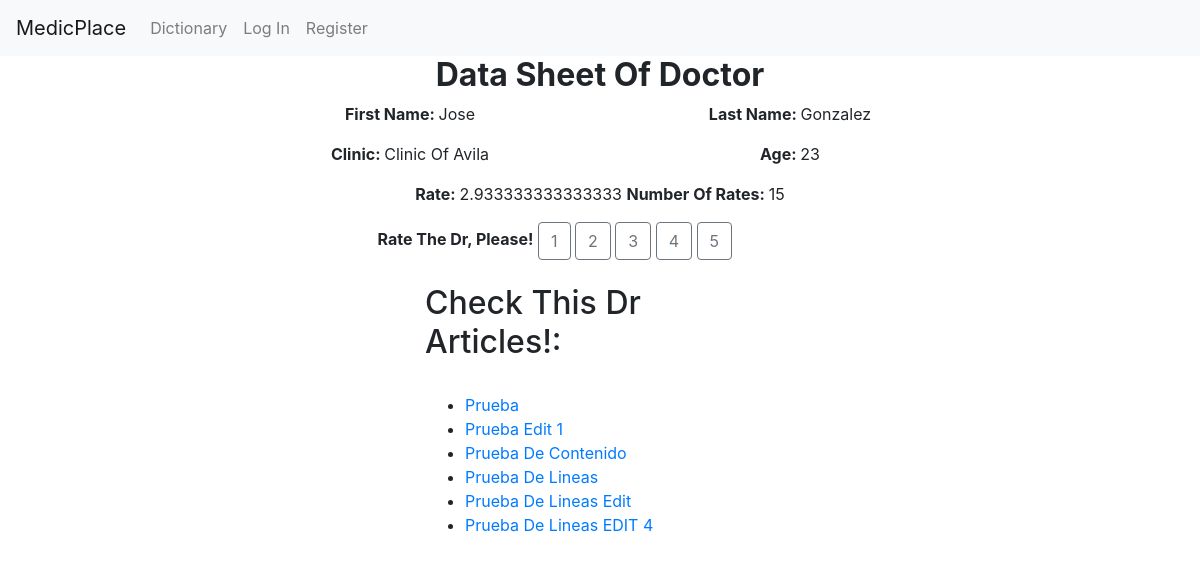
/Data_Sheet/5, run on the app's committed database.
### MedicPlace/models.py (models this page shows, shortened)
class Medic(models.Model):
    user=models.ForeignKey(User,on_delete=models.CASCADE)
    First_Name=models.CharField(max_length=300)
    Last_Name=models.CharField(max_length=300)
    Clinic=models.CharField(max_length=300)
    age=models.IntegerField()
    rate=models.FloatField(blank=True)
    sum_of_rates=models.IntegerField(default=0)
    num_of_rates=models.IntegerField(default=0)

class Medic_Article(models.Model):
    user=models.ForeignKey(User,on_delete=models.CASCADE)
    medic=models.ForeignKey(Medic,on_delete=models.CASCADE)
    title=models.CharField(max_length=60)
    content=models.TextField(max_length=2000)

### MedicPlace/views.py (the view)
# urls.py: path("Data_Sheet/<int:id>",views.data_sheet,name="Data_Sheet"),
def data_sheet(request,id):
    Medics=Medic.objects.filter(user__id=id)
    Normal_Users=Normal_User.objects.filter(user__id=id)
    try:
        Medic.objects.get(user__id=request.user.id)
        is_medic=True
    except:
        is_medic=False
    if len(Medics)>0:
      data_sheet_user=Medics[0]
      Articles=Medic_Article.objects.filter(medic__id=data_sheet_user.id)
      Page_type="Medic"
      context={"data_sheet_user":data_sheet_user,"Page_type":Page_type,"is_medic":is_medic,"Articles":Articles}
      return render(request,"MedicPlace/data_sheet.html",context)
    elif len(Normal_Users)>0:
        data_sheet_user=Normal_Users[0]
        Page_type="Normal_User"
        context={"data_sheet_user":data_sheet_user,"Page_type":Page_type,"is_medic":is_medic}
        return render(request,"MedicPlace/data_sheet.html",context)

### MedicPlace/templates/MedicPlace/data_sheet.html (shortened to what this page needs)
{% extends "MedicPlace/layout.html" %}
{% load static %}
{% block body %}
    {% if Page_type == "Medic" %}
        <div class="container">
            <div class="row justify-content-center align-items-start">
                <div class="col">
                    <h2 class="text-center font-weight-bold">Data Sheet Of Doctor</h2>
                </div>
            </div>
            <div class="row justify-content-center">
               <div class="col-4 text-capitalize justify-content-center">
                    <p class=" text-center text-capitalize"> <span class="font-weight-bold">First Name: </span> {{data_sheet_user.First_Name}}</p>
               </div>
                <div class="col-4 text-capitalize justify-content-center">
                        <p class="text-center text-capitalize"> <span class="font-weight-bold">Last Name: </span> {{data_sheet_user.Last_Name}}</p>
                </div>
            </div>
            <div class="row justify-content-center">
                <div class="col-4 justify-content-center">
                   <p class="text-center text-capitalize"> <span class="font-weight-bold">Clinic: </span> {{data_sheet_user.Clinic}}</p>
                </div>
                 <div class="col-4 text-capitalize justify-content-center">
                    <p class="text-center text-capitalize"> <span class="font-weight-bold">Age: </span> {{data_sheet_user.age}}</p>
                 </div>
            </div>
            <div class="row justify-content-center">
                <div class="col-5 text-capitalize justify-content-center">
                    <p class="text-center text-capitalize"> <span class="font-weight-bold">Rate: </span> <span id="Dr_rate">{{data_sheet_user.rate}}</span>
                    <span class="font-weight-bold">Number of Rates:  </span> <span id="Num_of_rates">{{data_sheet_user.num_of_rates}}</span></p>
                    {% if request.user != data_sheet_user.user  %}
                    <span class="font-weight-bold">Rate the Dr, Please!</span>
                    <button type="button" class="btn-rate btn btn-outline-secondary" id="btn-1" data-btn_id="{{data_sheet_user.id}}" data-value="1">1</button>
                    <button type="button" class="btn-rate btn btn-outline-secondary" id="btn-2" data-btn_id="{{data_sheet_user.id}}"  data-value="2">2</button>
                    <button type="button" class="btn-rate btn btn-outline-secondary" id="btn-3" data-btn_id="{{data_sheet_user.id}}"  data-value="3">3</button>
                    <button type="button" class="btn-rate btn btn-outline-secondary" id="btn-4" data-btn_id="{{data_sheet_user.id}}"  data-value="4">4</button>
                    <button type="button" class="btn-rate btn btn-outline-secondary" id="btn-5" data-btn_id="{{data_sheet_user.id}}"  data-value="5">5</button>
                    {% endif %}
                </div>
            </div>
            <div class="row justify-content-center">
                <div class="col-4 justify-content-center">
                    <br>
                    <h2>Check This Dr Articles!:</h2>
                    <br>
                    <ul>
                        {% for e in Articles %}
                        <li><a class="text-capitalize" href="{% url 'Article' e.id  %}"><span class="text-capitalize">{{e.title}}</span></a></li>
                        {% endfor %}
                    </ul>
                </div>
            </div>
        </div>
    {% endif %}
    {% endblock %}

### data on the page
Medic: First_Name "Jose", Last_Name "Gonzalez", Clinic "Clinic Of Avila", age "23", rate "2.933333333333333", num_of_rates "15"
Medic_Article: title "Prueba"
Medic_Article: title "Prueba Edit 1"
Medic_Article: title "Prueba De Contenido"
Medic_Article: title "Prueba De Lineas"
Medic_Article: title "Prueba De Lineas Edit"
Medic_Article: title "Prueba De Lineas EDIT 4"
